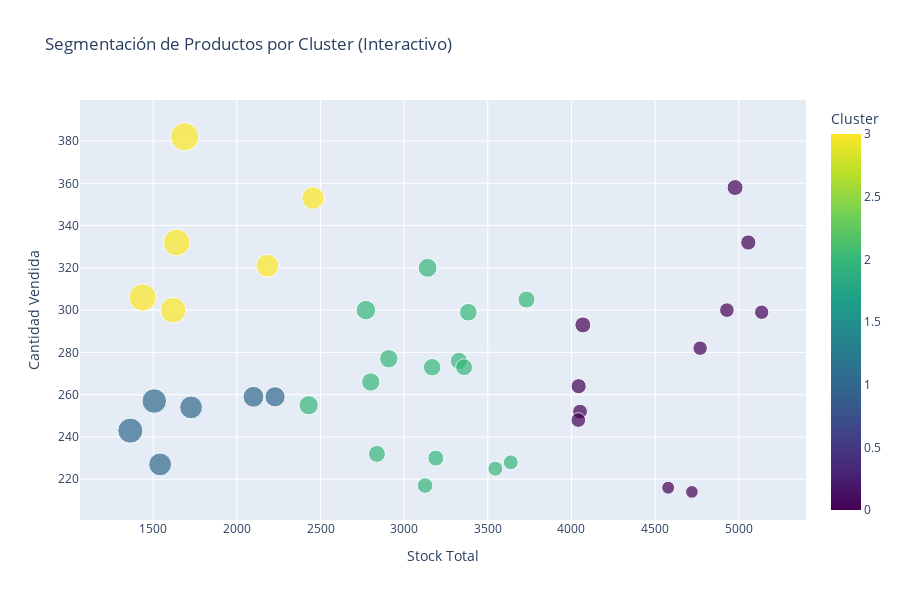

The code cell stored with this chart in its notebook:
### Code cell
# Visualización 2: Scatter Plot interactivo con Plotly
fig = px.scatter(
    cluster_data,
    x='Stock',
    y='Cantidad_vendida',
    color='Cluster',
    size='Porcentaje_venta',
    hover_data=['ID_Producto', 'Porcentaje_venta', 'Producto_actual_stock'],
    title='Segmentación de Productos por Cluster (Interactivo)',
    labels={
        'Stock': 'Stock Total',
        'Cantidad_vendida': 'Cantidad Vendida',
        'Cluster': 'Cluster'
    },
    color_continuous_scale='viridis'
)
fig.update_layout(width=900, height=600)
fig.show()

### Figure 1 — Plotly figure (JSON) as saved in the notebook; plotly's stock layout.template omitted (floating-point values rounded to 4 significant figures)
{"data": [{"customdata": [[1, 8.296, 3051], [2, 8.13, 3085], [3, 8.62, 2894], [4, 12.34, 1840], [5, 6.086, 4629], [6, 5.821, 4838], [7, 7.203, 3775], [8, 10.19, 2820], [9, 6.221, 3799], [10, 10.5, 2174], [11, 14.72, 1472], [12, 18.53, 1319], [13, 11.62, 1969], [14, 6.944, 2908], [15, 6.53, 3779], [16, 7.212, 2959], [17, 8.838, 3084], [18, 4.534, 4506], [19, 6.137, 3793], [20, 14.73, 1314], [21, 9.5, 2534], [22, 6.347, 3320], [23, 8.175, 3426], [24, 9.525, 2631], [25, 20.24, 1308], [26, 22.63, 1306], [27, 7.192, 4620], [28, 6.269, 3409], [29, 14.38, 2102], [30, 17.83, 1120], [31, 10.83, 2471], [32, 6.565, 4725], [33, 8.178, 2605], [34, 5.913, 4487], [35, 21.29, 1131], [36, 4.718, 4362], [37, 17.07, 1249], [38, 14.71, 1861]], "hovertemplate": "Stock Total=%{x}<br>Cantidad Vendida=%{y}<br>Porcentaje_venta=%{customdata[1]}<br>ID_Producto=%{customdata[0]}<br>Producto_actual_stock=%{customdata[2]}<br>Cluster=%{marker.color}<extra></extra>", "legendgroup": "", "marker": {"color": [2, 2, 2, 1, 0, 0, 0, 2, 0, 2, 1, 3, 1, 2, 0, 2, 2, 0, 0, 1, 2, 2, 2, 2, 3, 3, 0, 2, 3, 1, 2, 0, 2, 0, 3, 0, 1, 3], "coloraxis": "coloraxis", "size": [8.296, 8.13, 8.62, 12.34, 6.086, 5.821, 7.203, 10.19, 6.221, 10.5, 14.72, 18.53, 11.62, 6.944, 6.53, 7.212, 8.838, 4.534, 6.137, 14.73, 9.5, 6.347, 8.175, 9.525, 20.24, 22.63, 7.192, 6.269, 14.38, 17.83, 10.83, 6.565, 8.178, 5.913, 21.29, 4.718, 17.07, 14.71], "sizemode": "area", "sizeref": 0.05658, "symbol": "circle"}, "mode": "markers", "name": "", "orientation": "v", "showlegend": false, "type": "scatter", "x": [3327, 3358, 3167, 2099, 4929, 5137, 4068, 3140, 4051, 2429, 1726, 1619, 2228, 3125, 4043, 3189, 3383, 4720, 4041, 1541, 2800, 3545, 3731, 2908, 1640, 1688, 4978, 3637, 2455, 1363, 2771, 5057, 2837, 4769, 1437, 4578, 1506, 2182], "xaxis": "x", "y": [276, 273, 273, 259, 300, 299, 293, 320, 252, 255, 254, 300, 259, 217, 264, 230, 299, 214, 248, 227, 266, 225, 305, 277, 332, 382, 358, 228, 353, 243, 300, 332, 232, 282, 306, 216, 257, 321], "yaxis": "y"}], "layout": {"coloraxis": {"colorbar": {"title": {"text": "Cluster"}}, "colorscale": [[0, "#440154"], [0.1111, "#482878"], [0.2222, "#3e4989"], [0.3333, "#31688e"], [0.4444, "#26828e"], [0.5556, "#1f9e89"], [0.6667, "#35b779"], [0.7778, "#6ece58"], [0.8889, "#b5de2b"], [1, "#fde725"]]}, "height": 600, "legend": {"itemsizing": "constant", "tracegroupgap": 0}, "title": {"text": "Segmentación de Productos por Cluster (Interactivo)"}, "width": 900, "xaxis": {"anchor": "y", "domain": [0, 1], "title": {"text": "Stock Total"}}, "yaxis": {"anchor": "x", "domain": [0, 1], "title": {"text": "Cantidad Vendida"}}}}
